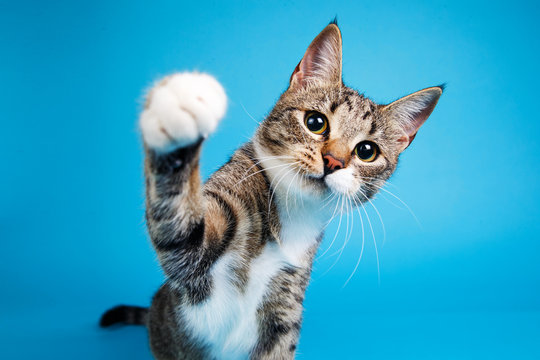
#> input picture photos/cat1.jpg, 540 x 360 px
$ python 04_draw.py
#> lines starting #> are read from the running program, lines starting #| are printed output that depends on the picture
import cv2 as cv
import numpy as np

img = cv.imread("./photos/cat1.jpg")
#> img is the input picture: shape (360, 540, 3); mean B, G, R 191.9, 160, 55.5

# Creating a blank image
blank = np.zeros((500, 500, 3), dtype="uint8")

# [16 lines of commented-out code are left out]

cv.rectangle(blank, (0, 0),(blank.shape[0]//2, blank.shape[1]//2), (0, 0, 255), thickness=cv.FILLED)
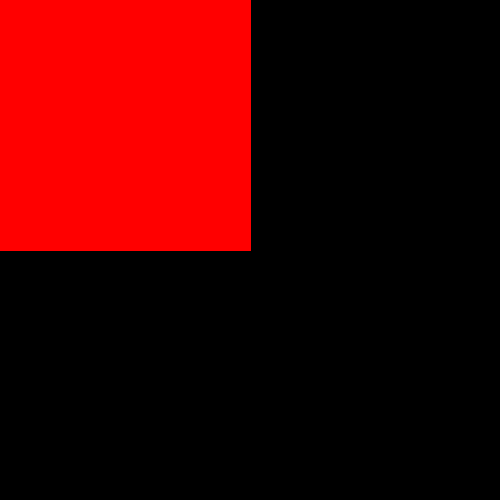
#> blank: shape (500, 500, 3); mean of channels 0, 1, 2 0, 0, 64.3; drawn as B, G, R

#  Drawing a circle
cv.circle(blank, (350, 350), 50, (0, 255, 0), thickness=3)

# Drawing a line
cv.line(blank, (0, 0),(blank.shape[0]//2, blank.shape[1]//2), (255, 255, 255), thickness=5)
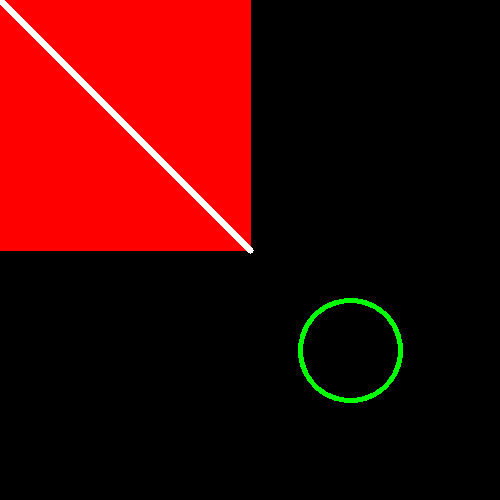
#> blank: shape (500, 500, 3); mean of channels 0, 1, 2 2.3, 3.9, 64.3; drawn as B, G, R

#  Write text on an image
#> (the run stopped early here; a loop or call above may not have finished)
